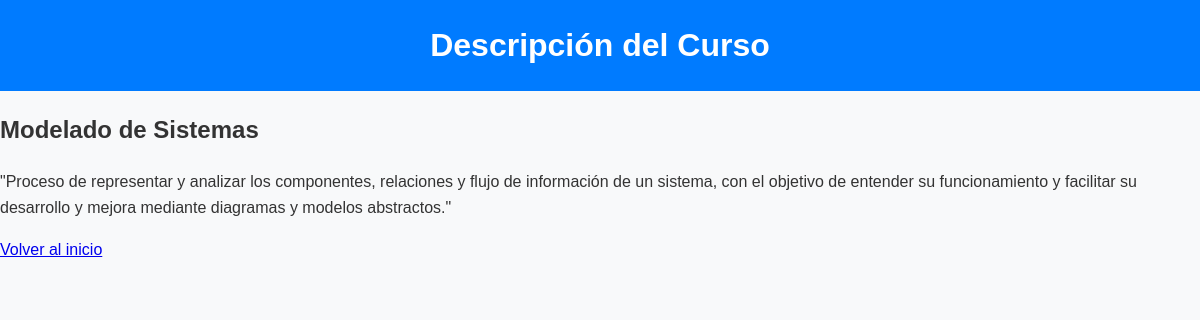
/descripcion_curso.php?id=4, run on the app's committed database.
### tables this page shows
CREATE TABLE `cursos` (
  `id` int(11) NOT NULL,
  `nombre` varchar(100) NOT NULL,
  `descripcion` text DEFAULT NULL,
  `fecha_inicio` date NOT NULL,
  `fecha_fin` date NOT NULL
);

### descripcion_curso.php (the view, shortened to what this page needs)
<?php
include('include/conexion.php');
if (isset($_GET['id'])) {
    $curso_id = $_GET['id'];
    $sql = "SELECT nombre, descripcion FROM cursos WHERE id = ?";
    $stmt = $conn->prepare($sql);
    $stmt->bind_param("i", $curso_id);
    $stmt->execute();
    $resultado = $stmt->get_result();
    if ($resultado->num_rows > 0) {
        $curso = $resultado->fetch_assoc();
    } else {
        echo "Curso no encontrado.";
        exit;
    }
} else {
    echo "ID de curso no especificado.";
    exit;
}
?>
<!DOCTYPE html>
<html lang="es">
<head>
    <link rel="stylesheet" href="style.css">
</head>
<body>
    <div class="contenedor">
        <header class="titulo-curso">
            <h1>Descripción del Curso</h1>
        </header>
        <section class="descripcion-curso">
            <h2><?php echo htmlspecialchars($curso['nombre']); ?></h2>
            <p><?php echo nl2br(htmlspecialchars($curso['descripcion'])); ?></p>
            <a href="index.php" class="btn-volver">Volver al inicio</a>
        </section>
    </div>
</body>
</html>

### style.css (style rules this page uses)
body { font-family: Arial, sans-serif; margin: 0; padding: 0; }
header { background-color: #007BFF; color: white; padding: 20px; text-align: center; }
body { font-family: Arial, sans-serif; margin: 0; padding: 0; background-color: #f8f9fa; color: #333; line-height: 1.6; }
header h1 { margin: 0; font-size: 2em; }

### data on the page
cursos: nombre "Modelado de Sistemas", descripcion "\"Proceso de representar y analizar los componentes, relaciones y flujo de información de un sistema, con el objetivo de entender su funcionamiento y facilitar su desarrollo y mejora mediante diagramas y modelos abstractos.\""
